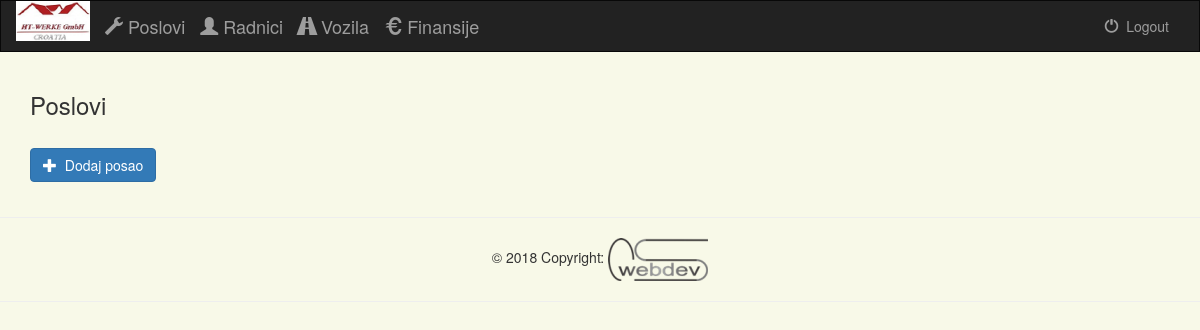
/administracija/ (signed in), run on an earlier commit of the app's database.
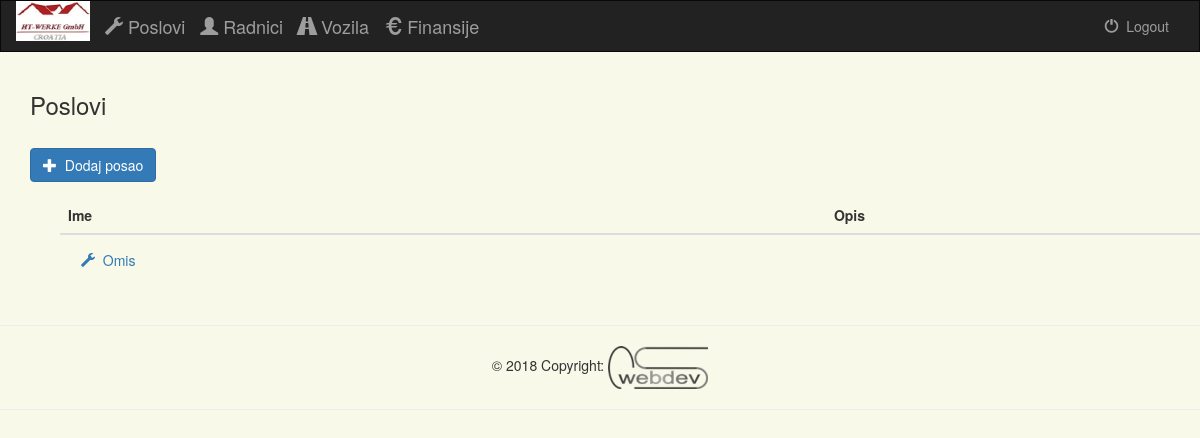
And on a later commit of the database.
### projects/models.py (models this page shows, shortened)
class Poslovi(models.Model):
    ime = models.CharField(max_length=30)
    opis = models.CharField(max_length=100, blank=True)
    dogovoreni_radni_sati = models.FloatField(default=0.0)
    dogovoreno_po_kvadratu = models.FloatField(default=0.0)
    pocetak_radova = models.DateField()
    kraj_radova = models.DateField(null=True, blank=True)
    komentar = models.TextField(null=True, blank=True)
    class Meta:
        verbose_name_plural = "Poslovi"

### projects/views.py (the view)
def index(request):
    if not request.user.is_authenticated():
        return render(request, 'projects/login.html')
    else:
        poslovi = Poslovi.objects.all()
        radnici = Radnik.objects.all()
        return render(request, 'projects/index.html', {
            'poslovi': poslovi,
            'radnici': radnici
        })

### projects/templates/projects/index.html (shortened to what this page needs)
{% extends 'projects/base.html' %}
{% block content %}
{% load staticfiles %}
<div class="container">
    <h3>Poslovi</h3>
    {% if poslovi %}
    <div class="row">
        <div class="col-sm-12" style="padding-bottom: 15px;">
            <br>
            <a href="{% url 'projects:project-add' %}">
                <button type="button" class="btn btn-primary">
                    <span class="glyphicon glyphicon-plus"></span>&nbsp; Dodaj posao
                </button>
            </a>
        </div>
    </div>
    <div class="col-sm-12">
        <div class='container' id="table">
            <div class="table-div">
                <table class="table">
                    <thead>
                    <tr>
                        <th>Ime</th>
                        <th>Opis</th>
                    </tr>
                    </thead>
                    <tbody>
                    {% for posao in poslovi %}
                    <tr>
                        <td><a href="{% url 'projects:posao' posao.id %}"><button type="button" class="btn btn-link">
                                    <span class="glyphicon glyphicon-wrench"></span>&nbsp; {{ posao.ime }}
                                </button></a></td>
                        <td>{{ posao.opis }}</td>
                    </tr>
                    {% endfor %}
                    </tbody>
                </table>
            </div>
        </div>
    </div>
    {% else %}
    <div class="row">
        <div class="col-sm-12" style="padding-bottom: 15px;">
            <br>
            <a href="{% url 'projects:project-add' %}">
                <button type="button" class="btn btn-primary">
                    <span class="glyphicon glyphicon-plus"></span>&nbsp; Dodaj posao
                </button>
            </a>
        </div>
    </div>
    {% endif %}
</div>
{% endblock %}

What changed in the data, as far as the page shows it:
added Poslovi: ime "Omis"
Also different on the page:
text now shown: "Ime Opis"
